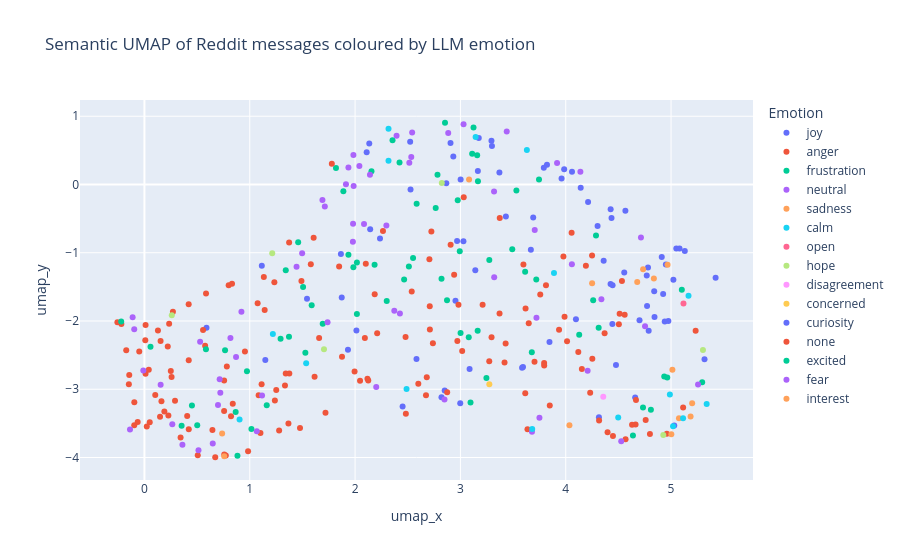

The cell this chart's notebook holds for it:
### Code cell
import pandas as pd
from sentence_transformers import SentenceTransformer
import umap
import numpy as np
import plotly.express as px

df_llm = pd.read_csv("data/reddit_with_affect.csv")
df_llm = df_llm.dropna(subset=["body", "llm_emotion"]).reset_index(drop=True)

model = SentenceTransformer("sentence-transformers/all-mpnet-base-v2")

N = 800
df_u = df_llm.sample(min(N, len(df_llm)), random_state=42).copy()
texts = df_u["body"].fillna("").tolist()

emb = model.encode(texts, normalize_embeddings=True, show_progress_bar=True)

umap_model = umap.UMAP(
    n_neighbors=25,
    min_dist=0.1,
    metric="cosine",
    random_state=42
)
coords = umap_model.fit_transform(emb)
df_u["umap_x"] = coords[:, 0]
df_u["umap_y"] = coords[:, 1]

fig = px.scatter(
    df_u,
    x="umap_x",
    y="umap_y",
    color="llm_emotion",
    hover_data=["username", "subreddit", "llm_sentiment", "body"],
    title="Semantic UMAP of Reddit messages coloured by LLM emotion"
)
fig.update_layout(legend_title_text="Emotion")
fig.show()

### Figure 1 — Plotly figure (JSON) as saved in the notebook; plotly's stock layout.template omitted (floating-point values rounded to 4 significant figures; data arrays with more than 128 entries replaced by an {"elided": "..."} marker saying what was removed)
{"data": [{"customdata": {"elided": "77x4 str values"}, "hovertemplate": "llm_emotion=joy<br>umap_x=%{x}<br>umap_y=%{y}<br>username=%{customdata[0]}<br>subreddit=%{customdata[1]}<br>llm_sentiment=%{customdata[2]}<br>body=%{customdata[3]}<extra></extra>", "legendgroup": "joy", "marker": {"color": "#636efa", "symbol": "circle"}, "mode": "markers", "name": "joy", "orientation": "v", "showlegend": true, "type": "scatter", "x": [4.912, 3.295, 3.985, 2.013, 4.426, 1.873, 4.097, 2.866, 3.96, 2.527, 2.906, 2.523, 4.7, 4.769, 3.141, 3.822, 4.781, 0.5892, 3.087, 3.792, 4.443, 3.37, 2.143, 5.03, 4.302, 3.846, 2.451, 4.974, 2.851, 4.659, 1.114, 3.166, 3.299, 4.426, 4.567, 2.933, 1.543, 4.772, 1.865, 2.237, 4.555, 4.477, 2.82, 3.594, 3.691, 1.148, 4.435, 2.998, 3.432, 4.212, 5.318, 4.94, 4.84, 5.022, 4.951, 3.002, 3.586, 4.36, 2.968, 3.174, 4.843, 4.787, 2.583, 3.029, 4.445, 5.05, 2.135, 4.142, 4.315, 5.423, 5.13, 4.925, 3.669, 2.953, 5.081, 4.06, 1.932], "xaxis": "x", "y": [-1.063, 0.6393, 0.2232, -2.139, -0.3628, -1.657, -1.974, 0.01652, 0.08677, -0.07333, 0.6066, 0.6266, -1.989, -1.334, -1.256, 0.29, -1.218, -2.1, -2.704, 0.246, -2.043, 0.1763, -0.6544, -3.532, -0.6075, -2.309, -3.252, -2.001, -3.017, -3.123, -1.192, 0.1993, 0.5642, -1.456, -0.3855, 0.4086, -1.673, -1.78, -1.019, -0.7931, -1.291, -2.643, -3.117, -2.675, -0.4845, -2.572, -0.4925, -3.205, -0.4687, -0.2567, -2.562, -2.008, -1.562, -1.394, -1.173, 0.0727, -2.686, -1.116, -0.8275, 0.6809, -1.94, -2.141, -2.559, -0.8298, -1.478, -0.9382, 0.6003, -0.04938, -3.411, -1.366, -0.9749, -1.606, -0.9565, -1.703, -0.9395, 0.1872, -2.422], "yaxis": "y"}, {"customdata": {"elided": "147x4 str values"}, "hovertemplate": "llm_emotion=anger<br>umap_x=%{x}<br>umap_y=%{y}<br>username=%{customdata[0]}<br>subreddit=%{customdata[1]}<br>llm_sentiment=%{customdata[2]}<br>body=%{customdata[3]}<extra></extra>", "legendgroup": "anger", "marker": {"color": "#EF553B", "symbol": "circle"}, "mode": "markers", "name": "anger", "orientation": "v", "showlegend": true, "type": "scatter", "x": {"elided": "147 float values"}, "xaxis": "x", "y": {"elided": "147 float values"}, "yaxis": "y"}, {"customdata": {"elided": "68x4 str values"}, "hovertemplate": "llm_emotion=frustration<br>umap_x=%{x}<br>umap_y=%{y}<br>username=%{customdata[0]}<br>subreddit=%{customdata[1]}<br>llm_sentiment=%{customdata[2]}<br>body=%{customdata[3]}<extra></extra>", "legendgroup": "frustration", "marker": {"color": "#00cc96", "symbol": "circle"}, "mode": "markers", "name": "frustration", "orientation": "v", "showlegend": true, "type": "scatter", "x": [1.161, 0.9734, 2.994, 4.128, 0.05757, 4.287, 2.782, 2.511, 4.964, 4.734, 2.465, 2.854, 2.974, 1.984, 1.528, 3.112, 3.164, 3.615, 0.5014, 0.8832, 4.261, 1.693, 3.532, 0.353, 2.017, 3.001, 2.821, 4.935, 2.017, 2.3, 2.355, 2.156, 3.247, 2.765, 3.492, 4.809, 1.342, 4.313, 3.72, 4.638, 0.451, 2.873, 3.678, 3.167, 1.372, 1.889, 5.102, 2.55, 2.584, 2.185, 1.818, 5.295, 1.016, 3.746, 3.125, 3.096, 2.422, -0.2206, 1.937, 1.588, 0.8662, 0.7654, 0.5842, 1.506, 3.079, 1.293, 3.159, 3.274], "xaxis": "x", "y": [-3.234, -2.735, -0.9774, -2.2, -2.378, -0.747, 0.1417, -1.2, -2.829, -3.266, -1.391, 0.9046, -0.2322, -1.213, -2.464, 0.4486, -2.144, -1.278, -3.529, -3.975, -1.698, -2.039, -0.08798, -3.536, -1.896, -2.176, -1.381, -2.812, -1.145, -1.707, 0.6484, 0.1922, -2.835, -0.3441, -0.9503, -3.3, -1.257, -2.097, -1.392, -3.679, -3.239, -1.696, -2.459, 0.04841, -2.231, -0.09739, -1.541, -1.078, -0.2807, -1.176, 0.2407, -2.898, -3.581, 0.07156, 0.8351, -3.195, 0.3229, -2.006, -1.03, -1.768, -3.334, -2.429, -2.413, -1.502, -2.237, -2.26, 0.4271, -1.105], "yaxis": "y"}, {"customdata": {"elided": "58x4 str values"}, "hovertemplate": "llm_emotion=neutral<br>umap_x=%{x}<br>umap_y=%{y}<br>username=%{customdata[0]}<br>subreddit=%{customdata[1]}<br>llm_sentiment=%{customdata[2]}<br>body=%{customdata[3]}<extra></extra>", "legendgroup": "neutral", "marker": {"color": "#ab63fa", "symbol": "circle"}, "mode": "markers", "name": "neutral", "orientation": "v", "showlegend": true, "type": "scatter", "x": [0.6984, 1.979, 3.722, 1.117, 1.913, 4.058, -0.09693, 4.714, 2.041, 2.542, 2.141, 1.713, 0.7205, 0.7142, 1.986, 2.201, 2.297, 0.8166, 4.527, 1.69, 2.515, 3.679, 0.9209, 2.372, 1.739, 3.321, 3.75, 0.5287, 4.139, 2.426, 0.3606, 2.884, 2.394, -0.01058, 1.067, 4.753, 4.339, 0.8697, 1.981, 0.1538, 2.849, -0.1372, 1.497, 3.319, 0.2646, 5.256, 0.5131, 1.984, -0.1121, 4.208, 3.706, 1.937, 3.03, 3.44, 0.6486, 3.918, 2.085, 2.533], "xaxis": "x", "y": [-3.229, -0.8373, -1.952, -3.092, 0.005016, -1.169, -2.12, -0.7775, 0.2691, 0.7625, 0.1421, -0.324, -3.053, -2.854, -0.0227, -2.968, -0.6014, -2.248, -3.76, -0.2262, 0.3178, -3.623, -1.863, -1.851, -2.018, -1.36, -3.417, -2.304, 0.1864, -1.892, -3.812, 0.7541, 0.7126, -2.726, -3.615, -2.076, -1.68, -2.529, -0.5743, -2.934, -3.151, -3.588, -1.007, -0.1039, -3.514, -2.93, -3.893, 0.4307, -1.944, -2.728, -0.6686, 0.2493, 0.8814, 0.7778, -3.795, 0.3155, -0.5791, 0.4037], "yaxis": "y"}, {"customdata": [["TrustTechnical4122", "Advice", "positive", "Right, it seems like maybe it's hard to understand right now... I'm so sorry!\n\nI think you should tell your Dad. Secrets only cause trouble, and he would want to know so he can make you feel better about it.\n\nI am sooo sorry to hear you had a panic attack! I've had those too so I know how scary they are! It's just the worst feeling! It does make sense. It's common with PTSD, so it's worth discussing whether PTSD could be the cause with your therapist.\n\nMake sure to talk to talk to your therapist about whatever it was that happened in the car! It's her job to help you work through it.\n\nSometimes the changes in energy can be a number of things, maybe a stress response, or ptsd, just make sure to tell your psychiatrist!\n\nI'm so sorry you have extra stress now, but try not to worry! From what you've said, CPS will be so happy that you have a family that loves you and maybe help with the boy!"], ["Grouchy_Extreme2120", "teenagers", "negative", "I knowww 😭😭😭 and I had to translate this in front of the class all bc I wasnt paying attention 😔😔😔"], ["EnigmaticKazoo5200", "teenagers", "negative", "Don’t do your bro like that 😭 let him keep it, he’s allowed to play roblox"], ["janzeera", "politics", "negative", "Plausible deniability. “Oh look, there’s an ongoing investigation…. Sad.”"], ["Personal_Feedback_61", "Advice", "positive", "Also \nI am\nSo sorry that you are saying goodbye to your husband in all the big and little ways. Grief is a long journey. We all face it in a myriad of ways a\nBut it is never easy. \n\nDefinitely try to take care of yourself as best as you can."], ["The_0verTh1nker", "teenagers", "negative", "THANK YOU BRO 😭"], ["Silly-Key887", "teenagers", "negative", "that was so stupid 😭"], ["beeanchor1312", "Advice", "negative", "You know that thing where an old friend or colleague pops into your head, and you look them up to see how they're doing?\n\nI was recently reminiscing about a group I used to hang out with at work 20 years ago. I'm still in touch with one of them, and see a couple of others floating around on FB. For context, I left the company and moved to a completely different part of the country, so really didn't see any of the group again. \n\nThere was one guy I hadn't seen on any kind of social media for ages, so I looked him up on LinkedIn, only to find an 'In Remembrance' page. I asked a couple of our mutual acquaintances but they could only tell me that it happened during COVID. \n\nIn in the 20 years since I last saw him, he married, divorced and re-married, and had kids. \n\nI do not know his widow at all but I found her on Facebook and would like to reach out to her and send (very belated) sympathy, and let her know that he still pops up in people's memories in happy ways. \n\nIs that okay? I don't want to be insensitive or intrusive and I just don't know. I don't think it makes any difference but I am a woman and several years old than him. We just had a lot of laughs at work and I'm gutted to hear that he passed. "], ["Grouchy_Extreme2120", "teenagers", "negative", "😭😭😭😭"], ["EnigmaticKazoo5200", "teenagers", "negative", "Dw same here, it’s perfectly okay 😭 there are plenty of time and even high school relationships aren’t a must experience"], ["Happy__guy2", "teenagers", "sad", "I’m sorry to hear that your in such a situation. Unfortunately, u don’t know what you should do but I hope it gets better"], ["Drutay-", "teenagers", "negative", "Нет бро мы знаем что такие фембои 😭"], ["IndigoTrailsToo", "Advice", "negative", "I teared up reading your posts, I had some PTSD memories flare up from that. Yeah it sucks. It sucks that you're not the favorite and everyone knows it and they're still giving you b******t excuses.\n\nThere is one thing that you can try, and it is sit down and talk with your parents and show them how much money they spent on her, versus how much money they spent on you. Add up the numbers and show it to them. And then look them right in the eyes and say, \"do you not love me equally?\". \n\nThey've been doing this for a long long time and probably they don't want to hear it and they don't care. They have 20 years of callus around this . Your older sister is the baby of the family and they make your parents feel good because they feel like they are parents around her. I know it sucks but please remember there's nothing that you can do to become more useful and somehow earn their love. \n\nI think it might also be helpful to talk with your father and understand why he doesn't like the holiday. Maybe there is something here that can help you, maybe not.\n\nIt sounds like you're very busy with college but this book can help with everything: adult children of emotionally immature parents. This book does not get you everything that you want. But it does help you to find peace and actually it improves your relationship with your parents because you are no longer wanting something from them, something that they know, and that they sense, and that stresses them out. Because you give up on this thing, your parents relax and can spend a little bit more time, a little bit more energy. Not much. But a little bit."]], "hovertemplate": "llm_emotion=sadness<br>umap_x=%{x}<br>umap_y=%{y}<br>username=%{customdata[0]}<br>subreddit=%{customdata[1]}<br>llm_sentiment=%{customdata[2]}<br>body=%{customdata[3]}<extra></extra>", "legendgroup": "sadness", "marker": {"color": "#FFA15A", "symbol": "circle"}, "mode": "markers", "name": "sadness", "orientation": "v", "showlegend": true, "type": "scatter", "x": [5.075, 4.679, 4.25, 0.7375, 5.185, 4.967, 4.735, 4.035, 4.837, 5.013, 5.2, 0.7575, 5.003], "xaxis": "x", "y": [-3.424, -1.427, -1.448, -3.649, -3.398, -1.178, -1.241, -3.527, -1.376, -2.715, -3.205, -3.982, -3.66], "yaxis": "y"}, {"customdata": [["jDubKing", "conspiracy", "neutral", "Many people have decided to stop talking about it because we already know the truth about it and that's all we really need to do which is to stop. Why keep this vibration going? I am so far beyond this, they can't fool me. I already know the truth about it. "], ["ffractionYT", "teenagers", "neutral", "how did it go man? everything alright?"], ["peakpenguins", "Advice", "neutral", "> i just don’t want him to look at anyone else\n\nThis is going to be... I guess I won't say impossible, but close to it. \n\nWe all have eyeballs. Most people will still find others attractive even when in a relationship. What is important is how people deal with it. \n\nMy husband can look as much as he wants, I literally do not care. Porn, insta thirst traps, does not matter to me. Now on the other hand if he were actively hitting on people or making public comments about other women, that would be upsetting for me. I don't fuck with that."], ["Dry-Bar-2954", "teenagers", "neutral", "It doesn't put radiation on our food. It uses harmless, non ionizing radiation to heat it up, but the radiation doesn't stay on the food, it being absorbed is actually what heats it up, and even if you were hit by the photons, they're non ionizing, meaning they don't have enough energy to chemically change anything, making them way less harmful than the sun on a cloudy day"], ["RichardStaschy", "conspiracy", "neutral", "Nothing magic about it...\n\nAlthough if Trump got his ear blown off you'll believe that's fake.\n\nThe real conspiracy is who allowed the shooter on the roof, and was this act planned - because Biden was still running for president and if the assassination was successful there is no reason for him to drop out, Republicans would be in chaos (Republicans would be split between 2 or 3 different people) - Biden would win reelection hands down."], ["wonderflex", "StableDiffusion", "neutral", "I'm not sure what's up, but this is the results I got using your workflow and comparing using T5 and CLIP, versus just T5, versus just CLIP.  Weirdly the combo made the worst results:\n\nhttps://preview.redd.it/s5gbhjb9s5hd1.png?width=1720&format=png&auto=webp&s=e0e0f1c6fc8e37022a0312edb65105a16500d57e"], ["ayesuphi", "Advice", "neutral", "Don't put too much focus or emphasize on not having something, especially in a negative way. Change your outlook. It's not rejection, its redirection, or cheesy enough, *protection.* Yes, its normal to want friends but don't blow it up out of proportion. Enjoy your own company first, do the things you enjoy and along the way you could meet people from those interests. If the people around you don't make you feel safe and loved, consider not putting their friendship on a pedestal. Go where you are celebrated not tolerated. You don't need a lot of friends either, just one friend you can call and rely on is amazing enough."], ["Powerful_Evening5495", "StableDiffusion", "neutral", "can be done easily by zone conditioning in comfyui"], ["happiestnexttoyou", "Advice", "neutral", "If you’re worried about the abortion changing your relationship, but not the *baby* changing your relationship, you’re very naive. Babies put an incredible amount of strain on relationships; even very strong ones where everyone is grown. \n\nHaving the baby is far more likely to strain the relationship than an abortion is. \n\nI fell pregnant when I was your age and had an abortion (I’m now 45 and married with 2 children) and I haven’t for a single day of my life regretted that decision. I wouldn’t have had *half* the life I’ve had if I had decided to keep the baby. \n\nOnly you can decide what’s the right choice for you, but if it were me, I would abort."], ["IndigoTrailsToo", "Advice", "neutral", "You do what you have to do. You do the things you have to do everyday.\n\nYou get out of bed.\n\nYou wash your face.\n\nYou take your BPD medication even though you don't want to, you take it.\n\nYou go to work or school.\n\nAnd you take care of everything that needs to be taken care of afterwards.\n\nThen you go to bed and you do it all over again the next morning.\n\nDo not bother texting him, just wait. If and when he wants to talk, he will talk to you. Right now you need to move on and just do what you need to do. You just do you right now."], ["Witness-1", "conspiracy", "neutral", "i lol like the advice that an old Indigenous lady gave one day on a show called North of 60\n\n\"don't think we should waste our time on new problems when we haven't fixed the old ones.\""], ["D-rad01", "conspiracy", "neutral", "Definitely possible ME (for you) I have definitely never seen it tho. It was strictly never released. The guy who filmed it or the director watched it twice to double check what he saw and the locked the footage away from everyone is the story I heard at the time from all the news reports here in Aus. Also there would have been big news about it if it got leaked. So it’s not a ME for me."], ["sci032", "comfyui", "neutral", "That was an older version of the UI. The new UI has this along the bottom left side of the screen, click on the icon on the far right. When you hover your mouse pointer, it displays the tip \"Hide Links\" like you see in this image.\n\nhttps://preview.redd.it/irtn21ubvkuf1.png?width=778&format=png&auto=webp&s=fb5ff80a32d5675077f14690c242875860a645a4"], ["sci032", "comfyui", "neutral", "Did you install the whl file using ComfyUI's python? If so, you can try one of the 3.2(nightly releases) versions. This is what I used and it works. [https://github.com/nunchaku-tech/nunchaku/releases](https://github.com/nunchaku-tech/nunchaku/releases)"], ["Existing_Potential37", "Advice", "neutral", "You seem to be a very smart girl. Understand he is the adult in this situation and the blame is on him. \n\nThat being said, I really hate to say this, but in order to protect yourself, pursue men your own age. Please know I am not putting any blame on you, but this is something you unfortunately have to learn in order to protect yourself and prevent this from happening in the future because we cannot trust older men because they will take every chance to take advantage of us. \n\nIt is so so unfortunate that we as women live in a world where we cannot trust the adult men in our lives to know better or to protect us, but I want you to be safe which is why I’m going to be as blunt as I can. You are 15, but you are still a child. Older men know if they date you that other people in their life will look at them like there’s something wrong with them— because there is. Again, it has nothing to do with anything you’re doing wrong, but everything to do with him. They are only interested in sex, not you. You will realize when you’re 20 how young a 15 year old is. When you’re 20, you’ll also realize what kind of 20 year old men go after 15 year olds girls. You’ll also realize how much further on in life you will be than he was at 20. \n\nI am someone so against age gaps because maturity can never replace actual years of life people have lived. It’s always better to find someone your age that has a similar maturity level to you. Granted, that’s always WAY more difficult, but it is so worth it. You want to enjoy your age and high school and all these great experiences of life with someone your age who is also going through it with you. I’m so sorry this situation happened and I’m so sorry you have to learn to protect yourself so young from predatory men.  \n\nKnow you are NOT dirty and you have nothing to feel guilty about. Sex is supposed to be a fun thing and something you enjoy, but sometimes it can feel very complicated and that’s ok too. Know virginity doesn’t really matter all too much as you get older. Put this sucky man out of your mind, blast some music/breakup songs and try to think about all the fun things in life you have ahead of you. Best of luck!! ❤️❤️"], ["Haunting_Try8071", "Advice", "neutral", "My Dad's Dad, who I won't call a Grandpa. He reached out to him and was ignored. He doesn't regret it. In fact, he's glad he did it. Because he knew who the man really was when he did. \n\nSummary is that he would have regretted not making the attempt but doesn't regret trying."]], "hovertemplate": "llm_emotion=calm<br>umap_x=%{x}<br>umap_y=%{y}<br>username=%{customdata[0]}<br>subreddit=%{customdata[1]}<br>llm_sentiment=%{customdata[2]}<br>body=%{customdata[3]}<extra></extra>", "legendgroup": "calm", "marker": {"color": "#19d3f3", "symbol": "circle"}, "mode": "markers", "name": "calm", "orientation": "v", "showlegend": true, "type": "scatter", "x": [1.536, 5.166, 4.498, 2.489, 0.9032, 3.144, 4.989, 2.317, 5.019, 5.338, 1.219, 3.888, 3.631, 2.318, 5.114, 3.682], "xaxis": "x", "y": [-2.618, -1.63, -3.413, -2.998, -3.442, 0.6951, -3.077, 0.3461, -3.542, -3.215, -2.192, -1.296, 0.5035, 0.8161, -3.424, -3.584], "yaxis": "y"}, {"customdata": [["mango_with_no_life", "teenagers", "neutral", "yeah im also open to chat"]], "hovertemplate": "llm_emotion=open<br>umap_x=%{x}<br>umap_y=%{y}<br>username=%{customdata[0]}<br>subreddit=%{customdata[1]}<br>llm_sentiment=%{customdata[2]}<br>body=%{customdata[3]}<extra></extra>", "legendgroup": "open", "marker": {"color": "#FF6692", "symbol": "circle"}, "mode": "markers", "name": "open", "orientation": "v", "showlegend": true, "type": "scatter", "x": [5.118], "xaxis": "x", "y": [-1.742], "yaxis": "y"}, {"customdata": [["AwakenedEyes", "comfyui", "neutral", "It's never easy to fully predict the result. It's machine learning, so who knows? But many other motions were trained successfully, i don't see why not.\n\nIt can also work on i2v but it's usually a bit different. I2v training works by pair. I am not super familiar with how t2v vs i2v loras would or would not work with each other, maybe someone else can chime on that. \n\nOstris has some pretty good YT tutorials for AI toolkit on both. It's probably better to train i2v for your specific need, perhaps? We won't know until we test it. It can get a bit expensive because training is long and result may not work as you wish straight the first time you try. But when it does it's pretty amazing.\n\nGo to civitai and search under models and filter Wan 2.2 and LoRAs and see what people already successfully trained (besides an infinite variety of nsfw) - it's pretty impressive.\n\nIt doesn't matter if the subject is floating in the air, it will learn that the motion is centered on subtle movements in the subject face and chest, because that will be the common motion across the dataset, if you can provide a good source dataset."], ["Mescallan", "OpenAI", "positive", "on our current trajectory, we are in one of the best possible timelines. We have models that are tools, that still require a human in the loop in most situations, but give massive productivity boosts to individual employees. This regime has held for 3 years now, and realistically 2-3 more, which is giving us time to adjust society and policy. The models still don't really generalize beyond their training, so they aren't going to run off and be able to support themselves in the real world and if they do, we can just go into their training and modify it."], ["Crypto_Loco_8675", "comfyui", "neutral", "Thank you for your suggestions and information. I have spent hours studying honestly. I have gotten far for the amount of time I have spent. Just having trouble with the prompts. I do have a lot to learn though, no doubt about that. Can never know too much."], ["AlexandrTheTolerable", "politics", "neutral", "From the article:\n\nThe No Kings alliance is building a nationwide rapid response network that will call on supporters to take new actions each week. Future actions could include targeted boycotts, campaigns at universities, more street protests, and electoral organizing in local communities.\n\n———————\n\nLet them know what you think we should do by [voting on ideas and adding your own](https://pol.is/8fuucf3den)."], ["kenziestardust", "Advice", "positive", "from a woman who dealt with similar things at your age, please please please tell the police. if you’re scared your parents will get aggressive with him, tell the police first. Or, mention that to your parents. your parents can take you to the police station to file a report, especially if you ask them. i’m sure they just want to protect you in any way they can. you should not be dealing with this alone. please please please go to the police. i have no doubt that this man is not 19 and if you let it go any longer, you’ll be at great personal risk"], ["oatballlove", "conspiracy", "neutral", "on the 13th of december 2022 i wrote:\n\ni have asked day before yesterday evening the planetary collective of all human animal plant elemental beings  \ni proposed  \ni laid before us all who live here on planet earth a proposition  \nfor the portals between all existing, imagined, dreamt upon parallel dimensions, universes and realities, between all worlds where beings live in harmony with each other and no pain exists  \nwhere no one wants to harm another  \ni have asked the planetary collective of all beings to consider agreeing for the portals towards all gentle worlds to open  \nso that everyone who lives here in a human animal tree plant and or elemental body can leave exit quit at all times this cruel brutal mass reality and choose to travel into any desired parallel reality dimension world  \nso that everyone who suffers from being dominated, from being enslaved and harassed can escpae the mental emotional and physical imprisoning the fellow beings are torturing the victim  \nescape from imprisonment and being taken advantage of to  \ntravel towards these ideal worlds  \npossible to think how those of us in human animal tree plant and or elemental bodies would want to come back also trough these portals rejuvenated strengthened healed ... to come back to help transform this world into a less cruel one  \nthe second proposal or proposition i have laid before the planetary circle of equals ... all beings connected to mother earth via wearing a material more or less dense body  \ni asked also yesterday evening for the akasha chronik to become acessible to everyone at all tlmes so that everyone can allways instantly receive those informations one is searching for wether its about past present or future or wether its about chemical biological physical mathematic linguistic knowledge one is searching for"]], "hovertemplate": "llm_emotion=hope<br>umap_x=%{x}<br>umap_y=%{y}<br>username=%{customdata[0]}<br>subreddit=%{customdata[1]}<br>llm_sentiment=%{customdata[2]}<br>body=%{customdata[3]}<extra></extra>", "legendgroup": "hope", "marker": {"color": "#B6E880", "symbol": "circle"}, "mode": "markers", "name": "hope", "orientation": "v", "showlegend": true, "type": "scatter", "x": [2.824, 1.213, 5.303, 0.2597, 4.927, 1.705], "xaxis": "x", "y": [0.02084, -1.007, -2.424, -1.915, -3.669, -2.413], "yaxis": "y"}, {"customdata": [["Silly-Key887", "teenagers", "neutral", "well that's where we disagree because especially when it's an accident i think the possibility should be there and you would need to figure out if you're ready"]], "hovertemplate": "llm_emotion=disagreement<br>umap_x=%{x}<br>umap_y=%{y}<br>username=%{customdata[0]}<br>subreddit=%{customdata[1]}<br>llm_sentiment=%{customdata[2]}<br>body=%{customdata[3]}<extra></extra>", "legendgroup": "disagreement", "marker": {"color": "#FF97FF", "symbol": "circle"}, "mode": "markers", "name": "disagreement", "orientation": "v", "showlegend": true, "type": "scatter", "x": [4.356], "xaxis": "x", "y": [-3.109], "yaxis": "y"}, {"customdata": [["TrustTechnical4122", "Advice", "neutral", "OP, I'm concerned about a mental health disorder- more specifically schizophrenia. I know that sounds scary, but the right medications can control it if it's that. A lot of the factors are right."]], "hovertemplate": "llm_emotion=concerned<br>umap_x=%{x}<br>umap_y=%{y}<br>username=%{customdata[0]}<br>subreddit=%{customdata[1]}<br>llm_sentiment=%{customdata[2]}<br>body=%{customdata[3]}<extra></extra>", "legendgroup": "concerned", "marker": {"color": "#FECB52", "symbol": "circle"}, "mode": "markers", "name": "concerned", "orientation": "v", "showlegend": true, "type": "scatter", "x": [3.275], "xaxis": "x", "y": [-2.927], "yaxis": "y"}, {"customdata": [["FugueSegue", "StableDiffusion", "neutral", "I've been keenly interested in this for a while. Can I use this on a LAN? I run ComfyUI on one computer and access it on another computer via LAN. Can this new version do that? Can I run Photoshop on my Wacom Cintiq and access ComfyUI with this plug-in via LAN?"]], "hovertemplate": "llm_emotion=curiosity<br>umap_x=%{x}<br>umap_y=%{y}<br>username=%{customdata[0]}<br>subreddit=%{customdata[1]}<br>llm_sentiment=%{customdata[2]}<br>body=%{customdata[3]}<extra></extra>", "legendgroup": "curiosity", "marker": {"color": "#636efa", "symbol": "circle"}, "mode": "markers", "name": "curiosity", "orientation": "v", "showlegend": true, "type": "scatter", "x": [2.11], "xaxis": "x", "y": [0.4731], "yaxis": "y"}, {"customdata": [["Another_Slut_Dragon", "technology", "neutral", "\n\n\"• Installing the vehicle's software updates after notification that there is an update available;\"\n\nhttps://www.tesla.com/sites/default/files/downloads/Model_3_New_Vehicle_Limited_Warranty_NA_en.pdf\n\nPAGE 9. Under VOIDED WARRANTY"]], "hovertemplate": "llm_emotion=none<br>umap_x=%{x}<br>umap_y=%{y}<br>username=%{customdata[0]}<br>subreddit=%{customdata[1]}<br>llm_sentiment=%{customdata[2]}<br>body=%{customdata[3]}<extra></extra>", "legendgroup": "none", "marker": {"color": "#EF553B", "symbol": "circle"}, "mode": "markers", "name": "none", "orientation": "v", "showlegend": true, "type": "scatter", "x": [1.779], "xaxis": "x", "y": [0.3053], "yaxis": "y"}, {"customdata": [["TheInfiniteUniverse_", "OpenAI", "positive", "Crazy. Would be interesting to see how the industry responds to the revolution. In 5 years, ANYONE can create full movies in any style and genre."]], "hovertemplate": "llm_emotion=excited<br>umap_x=%{x}<br>umap_y=%{y}<br>username=%{customdata[0]}<br>subreddit=%{customdata[1]}<br>llm_sentiment=%{customdata[2]}<br>body=%{customdata[3]}<extra></extra>", "legendgroup": "excited", "marker": {"color": "#00cc96", "symbol": "circle"}, "mode": "markers", "name": "excited", "orientation": "v", "showlegend": true, "type": "scatter", "x": [1.46], "xaxis": "x", "y": [-0.8463], "yaxis": "y"}, {"customdata": [["mmofrki", "nosurf", "negative", "There is no real \"web surfing\" anymore, is there?\n\n\nI remember my early days online fondly. I had AOL. Chat rooms seemed magical, and I'd Google something and surf from there. I discovered Shockwave games, all of my favorite things had dotcoms, some CDs I had came with special internet features that would load only on computers. \n\n\nNow \"content\" is spoon-fed by algorithms and everyone is stressed and afraid because the content served is AI generated fear bait with AI thumbnails of massive crowds of people and titles like \"THIS CITY IS DESTROYED. WILL YOURS BE NEXT?\" "]], "hovertemplate": "llm_emotion=fear<br>umap_x=%{x}<br>umap_y=%{y}<br>username=%{customdata[0]}<br>subreddit=%{customdata[1]}<br>llm_sentiment=%{customdata[2]}<br>body=%{customdata[3]}<extra></extra>", "legendgroup": "fear", "marker": {"color": "#ab63fa", "symbol": "circle"}, "mode": "markers", "name": "fear", "orientation": "v", "showlegend": true, "type": "scatter", "x": [1.444], "xaxis": "x", "y": [-1.204], "yaxis": "y"}, {"customdata": [["aeroumbria", "StableDiffusion", "neutral", "This is an interesting approach... I've found a node \"Portrait Master\" that can simplify this process. However it appears that what you get at the end is highly model-dependent, and you don't always get the same character at different scales / distances or at different orientations. It might be helpful for generating an initial batch of character references for later use with face models and controlnets, though."]], "hovertemplate": "llm_emotion=interest<br>umap_x=%{x}<br>umap_y=%{y}<br>username=%{customdata[0]}<br>subreddit=%{customdata[1]}<br>llm_sentiment=%{customdata[2]}<br>body=%{customdata[3]}<extra></extra>", "legendgroup": "interest", "marker": {"color": "#FFA15A", "symbol": "circle"}, "mode": "markers", "name": "interest", "orientation": "v", "showlegend": true, "type": "scatter", "x": [3.082], "xaxis": "x", "y": [0.0742], "yaxis": "y"}], "layout": {"legend": {"title": {"text": "Emotion"}, "tracegroupgap": 0}, "title": {"text": "Semantic UMAP of Reddit messages coloured by LLM emotion"}, "xaxis": {"anchor": "y", "domain": [0, 1], "title": {"text": "umap_x"}}, "yaxis": {"anchor": "x", "domain": [0, 1], "title": {"text": "umap_y"}}}}
